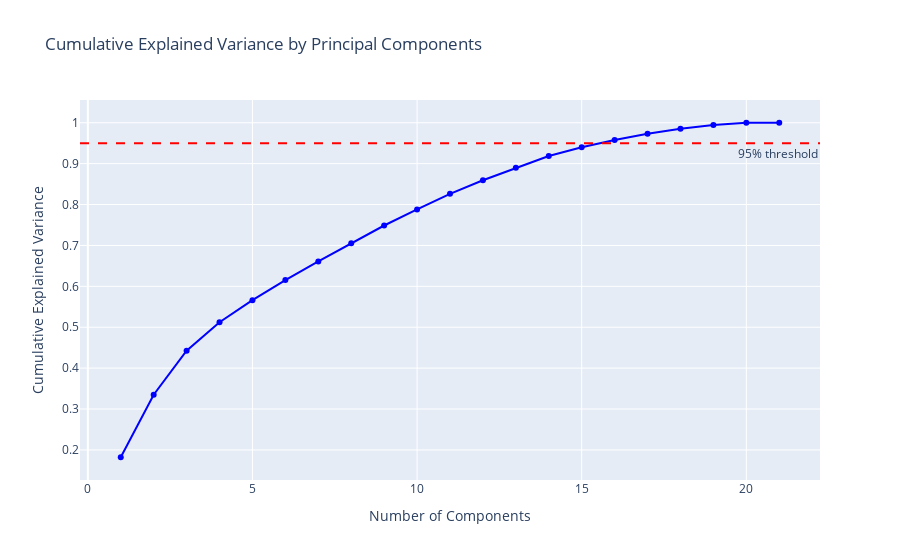

The notebook cell this image was saved under:
### Code cell
pca = PCA().fit(X_train_scaled)
optimal_components = cumulative_explained_variance(pca, threshold=0.95)

### Figure 1 — Plotly figure (JSON) as saved in the notebook; plotly's stock layout.template omitted (floating-point values rounded to 4 significant figures)
{"data": [{"line": {"color": "blue"}, "marker": {"color": "blue"}, "mode": "lines+markers", "type": "scatter", "x": [1, 2, 3, 4, 5, 6, 7, 8, 9, 10, 11, 12, 13, 14, 15, 16, 17, 18, 19, 20, 21], "y": [0.1821, 0.335, 0.4425, 0.5122, 0.5661, 0.6154, 0.6608, 0.7052, 0.7487, 0.7882, 0.8262, 0.8595, 0.8899, 0.9186, 0.94, 0.9579, 0.973, 0.9852, 0.9942, 0.9999, 1.0]}], "layout": {"annotations": [{"showarrow": false, "text": "95% threshold", "x": 1, "xanchor": "right", "xref": "x domain", "y": 0.95, "yanchor": "top", "yref": "y"}], "shapes": [{"line": {"color": "red", "dash": "dash"}, "type": "line", "x0": 0, "x1": 1, "xref": "x domain", "y0": 0.95, "y1": 0.95, "yref": "y"}], "showlegend": false, "title": {"text": "Cumulative Explained Variance by Principal Components"}, "xaxis": {"title": {"text": "Number of Components"}}, "yaxis": {"title": {"text": "Cumulative Explained Variance"}}}}
